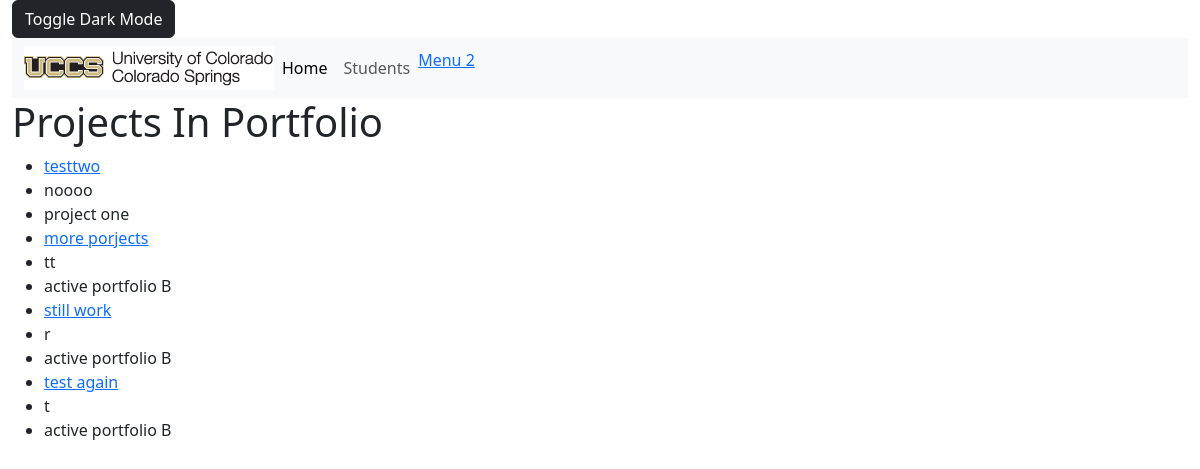
The page /projects/ on the database as committed earlier.
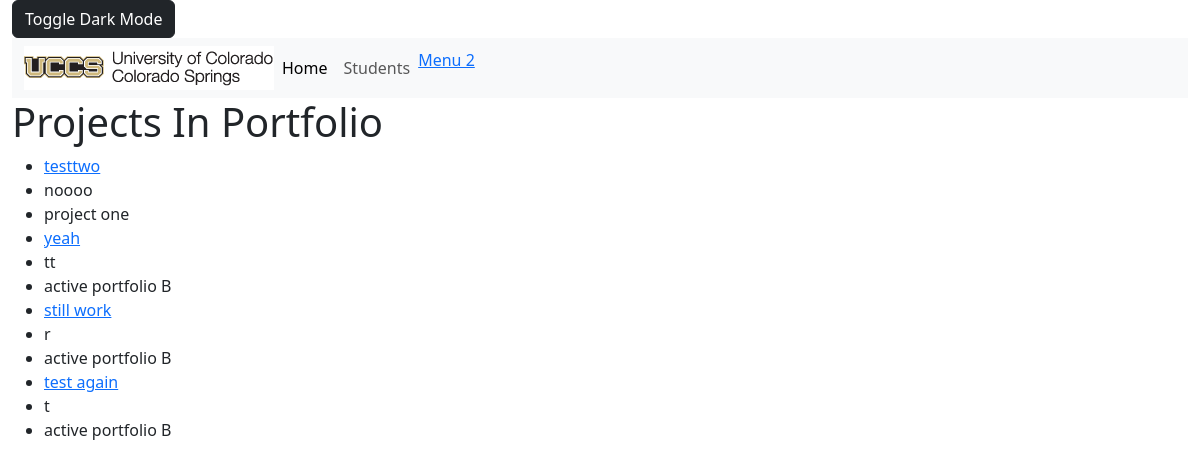
The same page on the database as committed later.
### portfolio_app/models.py (models this page shows, shortened)
class Project(models.Model):
    title = models.CharField(max_length=200)
    description = models.TextField()
    portfolio = models.ForeignKey('Portfolio', on_delete=models.CASCADE, default=None)
    def get_absolute_url(self):
        return reverse("project-detail", args=[str(self.id)])

class Portfolio(models.Model):
    title = models.CharField(max_length=200)
    contact_email = models.EmailField("Contact Email", max_length=200)
    is_active = models.BooleanField(default=False)
    about = models.TextField(blank=True)
    def __str__(self):
        return self.title

### portfolio_app/views.py (the view)
# urls.py: path('projects/', views.ProjectListView.as_view(), name= 'projects'),
class ProjectListView(generic.ListView):
    model = Project

### portfolio_app/templates/portfolio_app/project_list.html (shortened to what this page needs)
{% extends 'portfolio_app/base_template.html' %}
{% block content %}
<h1>Projects In Portfolio</h1>
<ul>
    {% for project in project_list %}
<li>
<a href="{{ project.get_absolute_url }}">{{ project.title }}</a>
</li>
<li>{{ project.description }}</li>
<li>{{ project.portfolio }}</li>
{%empty%}
<p>There are no projects registered.</p>
{% endfor %}
</ul>
{% endblock %}

Rows that differ between the two databases and show on the page:
changed Project "tt": title "more porjects" → "yeah"
